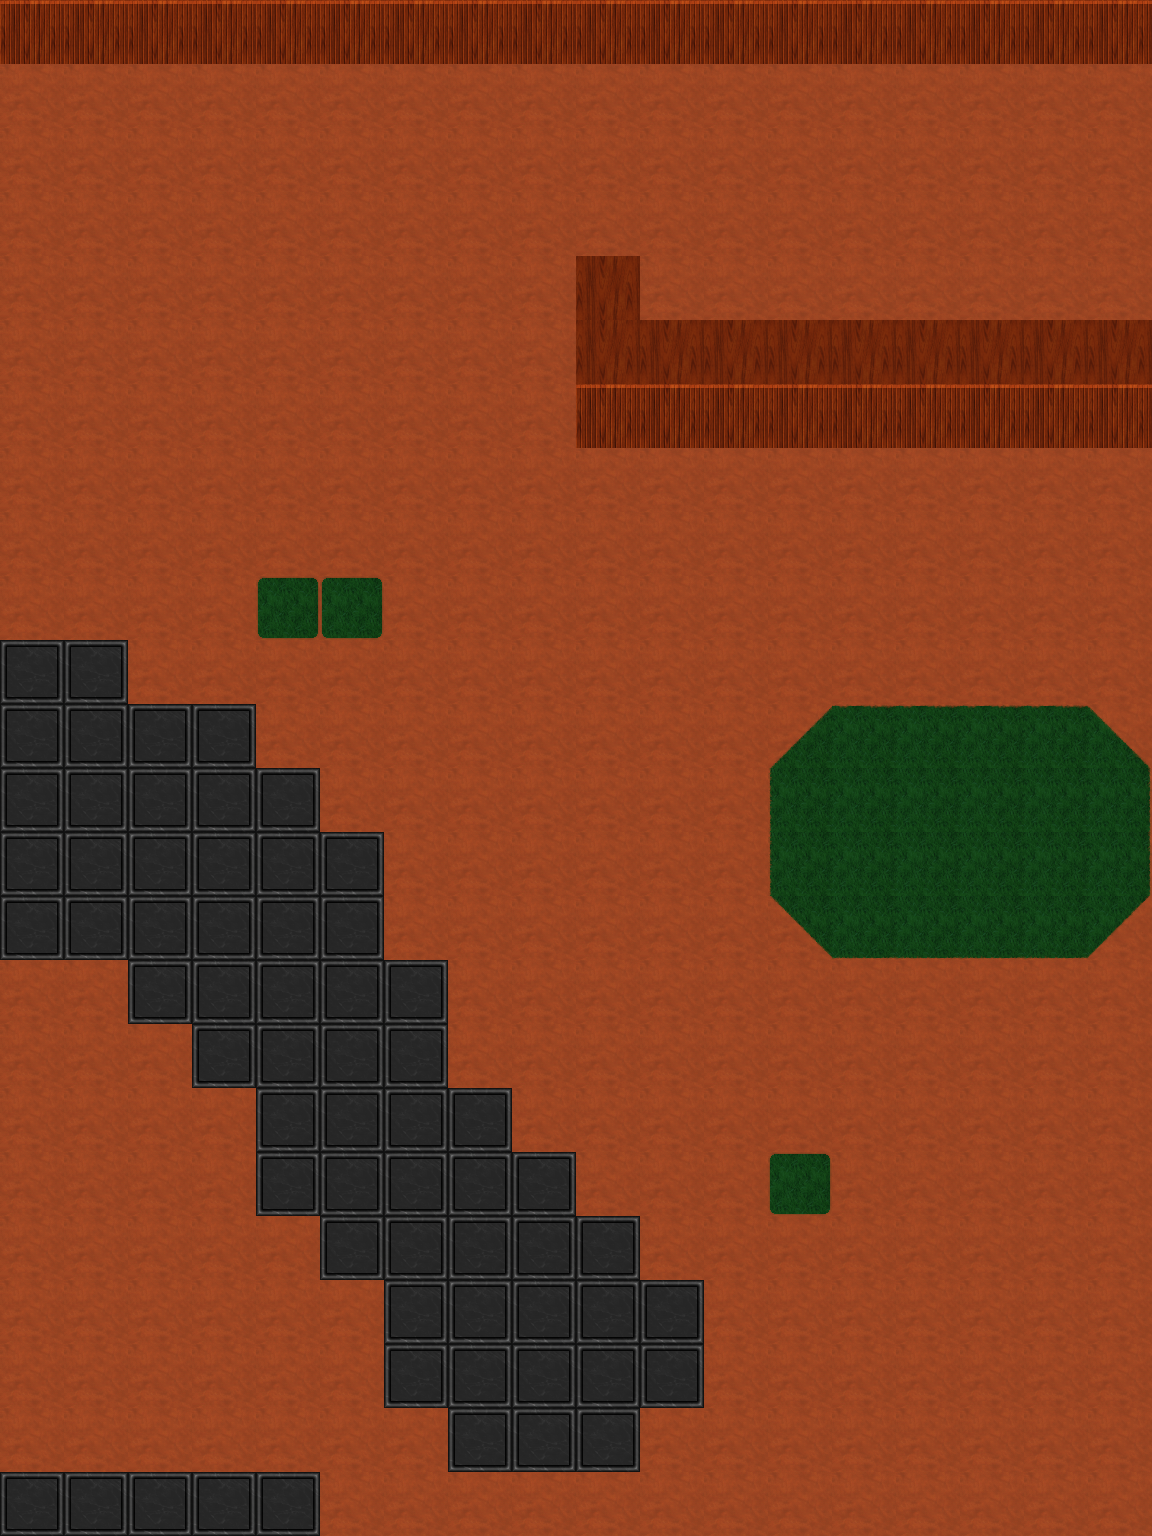

The image is a tile-based game level rendered from a .tmx file. Its description and complete source (layers, tilesets, objects, tile grids) follow:
An orthogonal 18x24 tile map with 64x64 px tiles, 1 tile layer (Tile Layer 1) and 52 objects.

<map version="1.5" tiledversion="1.6.0" orientation="orthogonal" renderorder="right-down" width="18" height="24" tilewidth="64" tileheight="64" infinite="0" nextlayerid="12" nextobjectid="220">
 <editorsettings>
  <export target="map_o2.json" format="json" />
 </editorsettings>
 <tileset firstgid="1" name="tiles" tilewidth="64" tileheight="64" spacing="2" margin="1" tilecount="15" columns="3">
  <image source="tiles.png" width="198" height="330" />
  <tile id="0">
   <properties>
    <property name="collide" type="bool" value="false" />
   </properties>
  </tile>
  <tile id="1">
   <properties>
    <property name="collide" type="bool" value="false" />
   </properties>
  </tile>
  <tile id="2">
   <properties>
    <property name="collide" type="bool" value="false" />
   </properties>
  </tile>
  <tile id="3">
   <properties>
    <property name="collide" type="bool" value="false" />
   </properties>
  </tile>
  <tile id="4">
   <properties>
    <property name="collide" type="bool" value="false" />
   </properties>
  </tile>
  <tile id="5">
   <properties>
    <property name="collide" type="bool" value="false" />
   </properties>
  </tile>
  <tile id="6">
   <properties>
    <property name="collide" type="bool" value="false" />
   </properties>
  </tile>
  <tile id="7">
   <properties>
    <property name="collide" type="bool" value="false" />
   </properties>
  </tile>
  <tile id="8">
   <properties>
    <property name="collide" type="bool" value="false" />
   </properties>
  </tile>
  <tile id="9">
   <properties>
    <property name="collide" type="bool" value="false" />
   </properties>
  </tile>
  <tile id="10">
   <properties>
    <property name="collide" type="bool" value="false" />
   </properties>
  </tile>
  <tile id="11">
   <properties>
    <property name="collide" type="bool" value="false" />
   </properties>
  </tile>
  <tile id="12">
   <properties>
    <property name="collide" type="bool" value="true" />
   </properties>
  </tile>
  <tile id="13">
   <properties>
    <property name="collide" type="bool" value="true" />
   </properties>
  </tile>
  <tile id="14">
   <properties>
    <property name="collide" type="bool" value="true" />
   </properties>
  </tile>
 </tileset>
 <layer id="1" name="Tile Layer 1" width="18" height="24">
  <data encoding="csv">
13,13,13,13,13,13,13,13,13,13,13,13,13,13,13,13,13,13,
1,1,1,1,1,1,1,1,1,1,1,1,1,1,1,1,1,1,
1,1,1,1,1,1,1,1,1,1,1,1,1,1,1,1,1,1,
1,1,1,1,1,1,1,1,1,1,1,1,1,1,1,1,1,1,
1,1,1,1,1,1,1,1,1,14,1,1,1,1,1,1,1,1,
1,1,1,1,1,1,1,1,1,14,14,14,14,14,14,14,14,14,
1,1,1,1,1,1,1,1,1,13,13,13,13,13,13,13,13,13,
1,1,1,1,1,1,1,1,1,1,1,1,1,1,1,1,1,1,
1,1,1,1,1,1,1,1,1,1,1,1,1,1,1,1,1,1,
1,1,1,1,2,2,1,1,1,1,1,1,1,1,1,1,1,1,
15,15,1,1,1,1,1,1,1,1,1,1,1,1,1,1,1,1,
15,15,15,15,1,1,1,1,1,1,1,1,4,5,5,5,5,6,
15,15,15,15,15,1,1,1,1,1,1,1,7,8,8,8,8,9,
15,15,15,15,15,15,1,1,1,1,1,1,7,8,8,8,8,9,
15,15,15,15,15,15,1,1,1,1,1,1,10,11,11,11,11,12,
1,1,15,15,15,15,15,1,1,1,1,1,1,1,1,1,1,1,
1,1,1,15,15,15,15,1,1,1,1,1,1,1,1,1,1,1,
1,1,1,1,15,15,15,15,1,1,1,1,1,1,1,1,1,1,
1,1,1,1,15,15,15,15,15,1,1,1,2,1,1,1,1,1,
1,1,1,1,1,15,15,15,15,15,1,1,1,1,1,1,1,1,
1,1,1,1,1,1,15,15,15,15,15,1,1,1,1,1,1,1,
1,1,1,1,1,1,15,15,15,15,15,1,1,1,1,1,1,1,
1,1,1,1,1,1,1,15,15,15,1,1,1,1,1,1,1,1,
15,15,15,15,15,1,1,1,1,1,1,1,1,1,1,1,1,1
</data>
 </layer>
 <objectgroup id="10" name="player">
  <object id="183" x="1022.67" y="192">
   <point />
  </object>
 </objectgroup>
 <objectgroup id="9" name="creatures">
  <object id="184" x="597.333" y="162.667">
   <point />
  </object>
  <object id="185" x="398.667" y="193.333">
   <point />
  </object>
  <object id="197" x="1109.33" y="1384">
   <point />
  </object>
  <object id="198" x="1024" y="1441.33">
   <point />
  </object>
  <object id="199" x="705.333" y="832">
   <point />
  </object>
 </objectgroup>
 <objectgroup id="8" name="well">
  <object id="165" x="93.3333" y="1190.67">
   <point />
  </object>
 </objectgroup>
 <objectgroup id="6" name="blood">
  <object id="182" x="918.667" y="238.667">
   <point />
  </object>
  <object id="214" x="1073.33" y="1421.33">
   <point />
  </object>
  <object id="215" x="962.667" y="1493.33">
   <point />
  </object>
 </objectgroup>
 <objectgroup id="7" name="corpses">
  <object id="192" x="1077.33" y="1478.67">
   <point />
  </object>
  <object id="193" x="1008" y="1501.33">
   <point />
  </object>
  <object id="194" x="1126.67" y="1338.67">
   <point />
  </object>
  <object id="195" x="1056" y="1352">
   <point />
  </object>
 </objectgroup>
 <objectgroup id="11" name="fireplaces">
  <object id="196" x="1037.33" y="1393.33">
   <point />
  </object>
 </objectgroup>
 <objectgroup id="2" name="trees">
  <object id="186" x="229.333" y="422.667">
   <point />
  </object>
  <object id="187" x="430.667" y="341.333">
   <point />
  </object>
  <object id="188" x="664" y="698.667">
   <point />
  </object>
  <object id="189" x="481.333" y="806.667">
   <point />
  </object>
  <object id="190" x="697.333" y="1061.33">
   <point />
  </object>
  <object id="191" x="998.667" y="1218.67">
   <point />
  </object>
  <object id="200" x="994.667" y="545.333">
   <point />
  </object>
 </objectgroup>
 <objectgroup id="4" name="flower1">
  <object id="167" x="897.333" y="897.333">
   <point />
  </object>
  <object id="168" x="962.667" y="896">
   <point />
  </object>
  <object id="169" x="1026.67" y="897.333">
   <point />
  </object>
  <object id="170" x="1089.33" y="896">
   <point />
  </object>
  <object id="171" x="833.333" y="768">
   <point />
  </object>
  <object id="172" x="832" y="833.333">
   <point />
  </object>
  <object id="173" x="897.333" y="832">
   <point />
  </object>
  <object id="174" x="964" y="768">
   <point />
  </object>
  <object id="175" x="1025.33" y="769.333">
   <point />
  </object>
  <object id="176" x="1090.67" y="832">
   <point />
  </object>
  <object id="201" x="193.333" y="274.667">
   <point />
  </object>
  <object id="202" x="502.667" y="513.333">
   <point />
  </object>
  <object id="203" x="505.333" y="920">
   <point />
  </object>
  <object id="204" x="949.333" y="1456">
   <point />
  </object>
  <object id="205" x="1122.67" y="1440">
   <point />
  </object>
  <object id="206" x="1096" y="1288">
   <point />
  </object>
  <object id="207" x="85.3333" y="1284">
   <point />
  </object>
  <object id="208" x="229.333" y="1361.33">
   <point />
  </object>
  <object id="210" x="32" y="988">
   <point />
  </object>
  <object id="211" x="350.667" y="608">
   <point />
  </object>
  <object id="216" x="62.6667" y="210.667">
   <point />
  </object>
  <object id="217" x="126.667" y="129.333">
   <point />
  </object>
  <object id="218" x="102.667" y="273.333">
   <point />
  </object>
  <object id="219" x="118.667" y="277.333">
   <point />
  </object>
 </objectgroup>
 <objectgroup id="5" name="flower2">
  <object id="177" x="897.333" y="768">
   <point />
  </object>
  <object id="178" x="964" y="832">
   <point />
  </object>
  <object id="179" x="1026.67" y="830.667">
   <point />
  </object>
  <object id="180" x="1089.33" y="768">
   <point />
  </object>
  <object id="181" x="833.333" y="897.333">
   <point />
  </object>
  <object id="209" x="116" y="1405.33">
   <point />
  </object>
 </objectgroup>
 <objectgroup id="3" name="flower3" />
</map>
